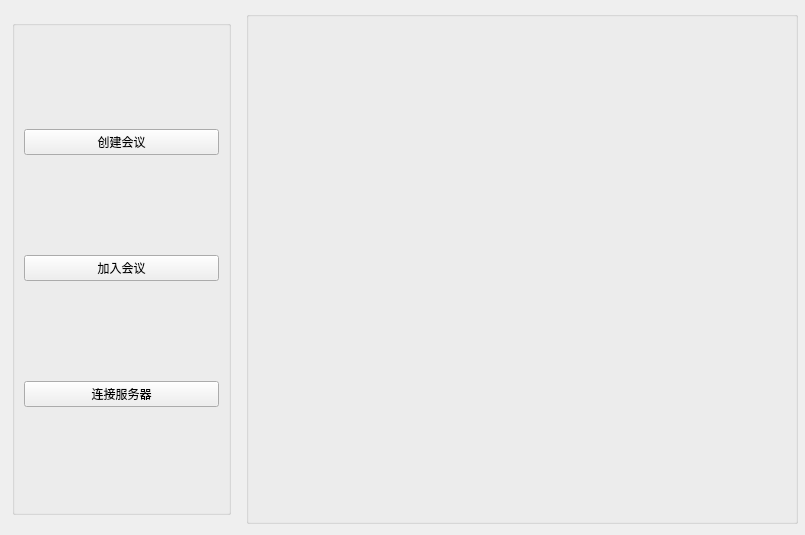
<?xml version="1.0" encoding="UTF-8"?>
<ui version="4.0">
 <class>main_window</class>
 <widget class="QWidget" name="main_window">
  <property name="geometry">
   <rect>
    <x>0</x>
    <y>0</y>
    <width>805</width>
    <height>535</height>
   </rect>
  </property>
  <property name="windowTitle">
   <string>Form</string>
  </property>
  <layout class="QHBoxLayout" name="horizontalLayout" stretch="3,7">
   <property name="leftMargin">
    <number>3</number>
   </property>
   <property name="rightMargin">
    <number>7</number>
   </property>
   <item>
    <widget class="QWidget" name="widget" native="true">
     <layout class="QVBoxLayout" name="verticalLayout" stretch="1">
      <item>
       <widget class="QGroupBox" name="groupBox">
        <property name="title">
         <string/>
        </property>
        <layout class="QVBoxLayout" name="verticalLayout_2">
         <item>
          <widget class="QPushButton" name="CreateMeeting_button">
           <property name="text">
            <string>创建会议</string>
           </property>
          </widget>
         </item>
         <item>
          <widget class="QPushButton" name="JoinMeeting_button">
           <property name="minimumSize">
            <size>
             <width>1</width>
             <height>0</height>
            </size>
           </property>
           <property name="text">
            <string>加入会议</string>
           </property>
          </widget>
         </item>
         <item>
          <widget class="QPushButton" name="ConnectToServer_button">
           <property name="text">
            <string>连接服务器</string>
           </property>
          </widget>
         </item>
        </layout>
       </widget>
      </item>
     </layout>
    </widget>
   </item>
   <item>
    <widget class="QGroupBox" name="groupBox_2">
     <property name="title">
      <string/>
     </property>
    </widget>
   </item>
  </layout>
 </widget>
 <resources/>
 <connections/>
</ui>
